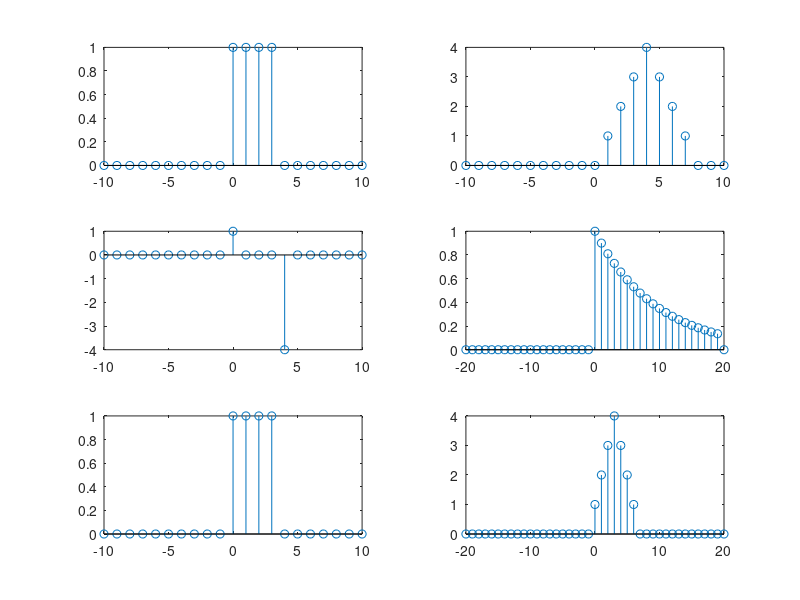

Source code (MATLAB):
clc;
clear all;
subplot(3,2,1)
n=-10:10;
w=(n>=0)-(n>=4)
stem(n,w);

subplot(3,2,2)
x=n.*(n>=0)-2*(n-4).*(n>=4)+(n-8).*(n>=8)
stem(n,x);

subplot(3,2,3)
y=(n==0)-4*(n==4)
stem(n,y);

subplot(3,2,4)
n=-20:20;
z=((0.9).^n).*((n>=0)-(n>=20))
stem(n,z);

subplot(3,2,5)
n=-10:10;
m1=w.*w;
stem(n,m1)

subplot(3,2,6)
m2=w.*w.*x;
stem(n,m2)


% convolution
clc
clear all
n=-10:10;
w=(n>=0)-(n>=4)
t=-20:20;
s=conv(w,w)
stem(t,s)


